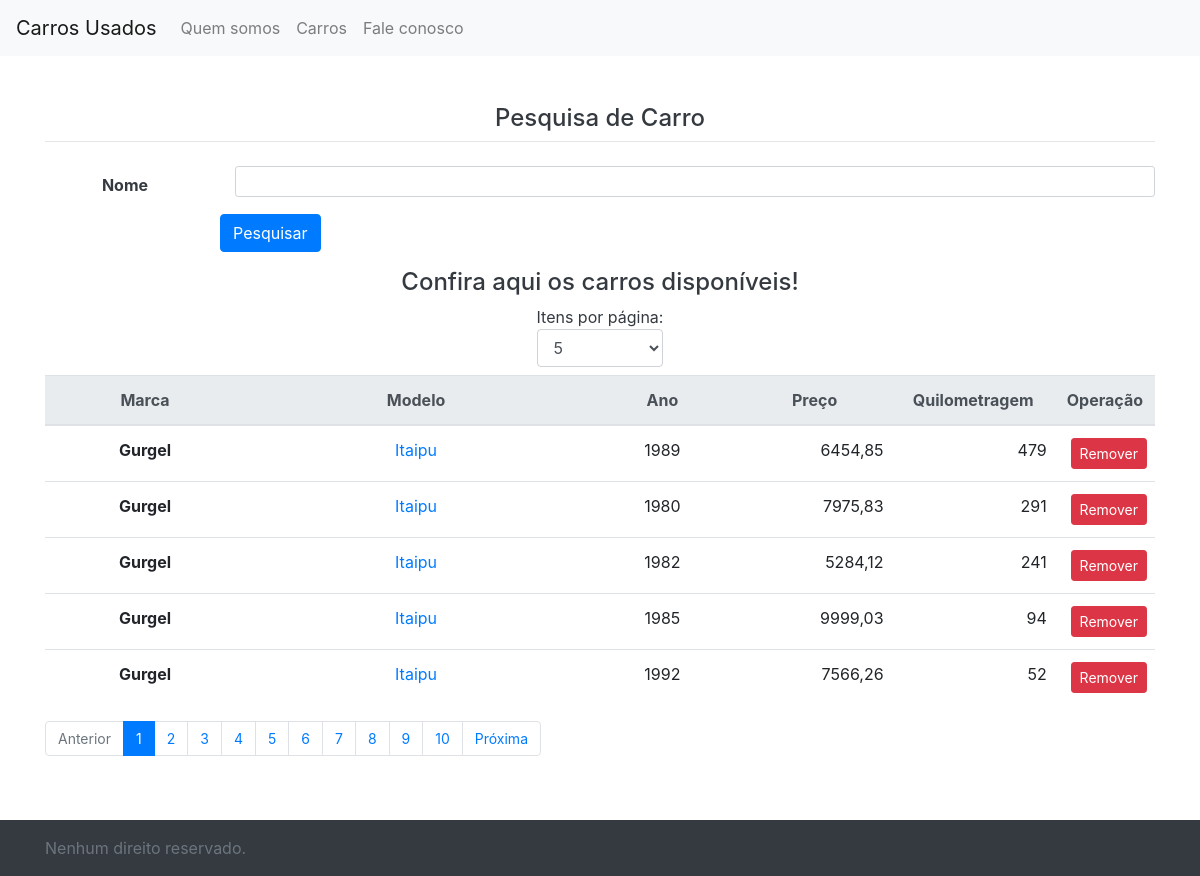
Page /carros/ (signed in) on the committed database.
### carro/models.py (models this page shows, shortened)
class Carro(models.Model):
  nome = models.CharField(max_length=64)
  slug = models.SlugField(max_length=200)
  desc = models.TextField()
  marca = models.CharField(max_length=64)
  preco = models.IntegerField()
  ano = models.IntegerField()
  quilometragem = models.IntegerField()

### carro/views.py (the view)
# urls.py: path('carros/', views.lista_carro, name='lista_carro'),
def lista_carro(request):
    form = PesquisaCarroForm(request.GET)
    if (form.is_valid()):
        busca_por = form.cleaned_data['busca_por']
        lista_de_carros = Carro.objects.filter(
            nome__icontains=busca_por).order_by('nome')
        items_por_pagina = request.GET.get('numItens')
        if not items_por_pagina:
            items_por_pagina = 5
        paginator = Paginator(lista_de_carros, items_por_pagina)
        pagina = request.GET.get('pagina')
        carros = paginator.get_page(pagina)
        lista_de_ids = []
        for carro in carros:
            carro.preco = "{:.2f}".format(carro.preco/100).replace('.', ',')
            lista_de_ids.append(carro.id)
        return render(request, 'carro/pesquisa_carro.html', {
            'form': form,
            'carros': carros,
            'lista_de_ids': lista_de_ids
        })
    else:
        raise ValueError(
            'Ocorreu um erro inesperado ao tentar pesquisar um carro.')

### carro/forms.py
class PesquisaCarroForm(forms.Form):
  class Meta:
      fields = ('busca_por')
  busca_por = forms.CharField(
      widget=forms.TextInput(
          attrs={'class': 'form-control form-control-sm', 'maxlength': '120'}),
      required=False)

### carro/templates/carro/pesquisa_carro.html (shortened to what this page needs)
{% extends 'base.html' %}
{% load static %}
{% block conteudo %}
<div class="container text-center text-dark mt-5 mb-5">
  <div class='mb-4'>
    <h4 class='mb-2'>Pesquisa de Carro</h4>
    <hr class='mt-0 mb-0'>
  </div>
  <form action="{% url 'carro:lista_carro' %}" method='GET'>
    <div class='form-group row' style='margin-bottom: 10px;'>
      <label for='id_busca_por' class='col-lg-2 col-form-label font-weight-bold'>
        Nome
      </label>
      <div class='col-lg-10'>
        {{ form.busca_por }}
      </div>
    </div>
    <div class='form-group row'>
      <div class="offset-lg-2">
        <button type='submit' class='btn btn-primary'>
          Pesquisar
        </button>
      </div>
    </div>
  </form>
  {% if carros %}
  <h4>Confira aqui os carros disponíveis!</h4>
  <form id="paginator">
    <label for="numItens">Itens por página:
      <select class="form-control" id="numItens" name="numItens">
        <option value="5">5</option>
      </select>
    </label>
  </form>
  <table style='width:100%' class='table table-hover'>
    <thead class="thead-light">
      <tr>
        <th class='texto text-center' scope="col">Marca</th>
        <th class='texto text-center' scope="col">Modelo</th>
        <th class='texto text-center' scope="col">Ano</th>
        <th class='texto text-center' scope="col">Preço</th>
        <th class='texto text-center' scope="col">Quilometragem</th>
        <th class='texto text-center' scope="col">Operação</th>
      </tr>
    </thead>
    <tbody>
      {% for carro in carros %}
      <tr>
        <th scope="row" width='20%' class='text-center'>
          <span class='texto'>
            {{ carro.marca }}
          </span>
        </th>
        <td width='35%' class='text-center'>
          <span class='texto'>
            <a href="{% url 'carro:exibe_carro' carro.id %}">
              {{ carro.nome }}
            </a>
          </span>
        </td>
        <td width='15%' class='text-center'>
          <span class='texto'>
            {{ carro.ano }}
          </span>
        </td>
        <td width='15%' class='text-right pr-2'>
          <span class='texto'>
            {{ carro.preco }}
          </span>
        </td>
        <td width='15%' class='text-right pr-2'>
          <span class='texto'>
            {{ carro.quilometragem }}
          </span>
        </td>
        <td width='15%' class='text-right pr-2'>
          <form style='margin-bottom: 0px;' action="{% url 'carro:remove_carro' %}" method='post' novalidate>
            <button type='button' class='btn btn-sm btn-danger remover'>
              Remover
            </button>
          </form>
        </td>
      </tr>
      {% endfor %}
    </tbody>
  </table>
  <div class='row' style='font-size: 14px;'>
    <div class='col-12'>
      {% if carros.has_other_pages %}
      <ul class='pagination'>
        {% if carros.has_previous %}
        <li class='page-item'><a class='page-link'
            href='?pagina={{ carros.previous_page_number }}&busca_por={{ busca_por }}'>Anterior</a></li>
        {% else %}
        <li class='page-item disabled'><a class='page-link' href='#' tabindex='-1'>Anterior</a></li>
        {% endif %}
        {% for i in carros.paginator.page_range %}
        {% if carros.number == i %}
        <li class='page-item active'><a class='page-link' href='#'>{{ i }} </a></li>
        {% else %}
        <li class='page-item'><a class='page-link' href='?pagina={{ i }}&busca_por={{ busca_por }}'>{{ i }}</a></li>
        {% endif %}
        {% endfor %}
        {% if carros.has_next %}
        <li class='page-item'><a class='page-link'
            href='?pagina={{ carros.next_page_number }}&busca_por={{ busca_por }}'>Próxima</a></li>
        {% else %}
        <li class='page-item disabled'><a class='page-link' href='#' tabindex='-1'>Próxima</a></li>
        {% endif %}
      </ul>
      {% endif %}
    </div>
  </div>
  {% endif %}
</div>
{% endblock %}

### carro/static/carro/css/styles.css (style rules this page uses)
body, html { height: 100%; }

### rows in the picture
Carro: marca "Gurgel", nome "Itaipu", ano "1989", preco "6454,85", quilometragem "479"
Carro: marca "Gurgel", nome "Itaipu", ano "1980", preco "7975,83", quilometragem "291"
Carro: marca "Gurgel", nome "Itaipu", ano "1982", preco "5284,12", quilometragem "241"
Carro: marca "Gurgel", nome "Itaipu", ano "1985", preco "9999,03", quilometragem "94"
Carro: marca "Gurgel", nome "Itaipu", ano "1992", preco "7566,26", quilometragem "52"

### other values in the picture
{{ i }} "1"
{{ i }} "2" "3" "4" "5" "6" "7" "8" "9" "10"
